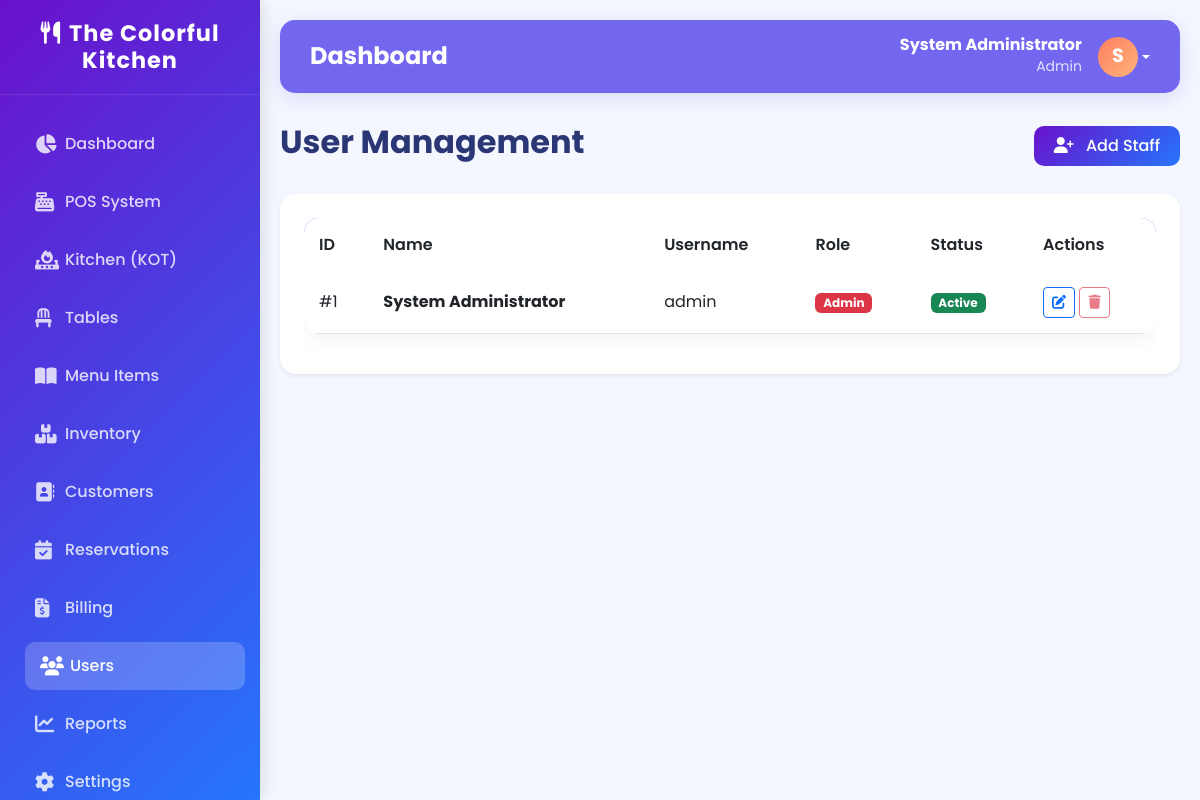
The app's page /modules/users/index.php (signed in) with its own data.
### tables this page shows
CREATE TABLE IF NOT EXISTS `settings` (
  `id` INT AUTO_INCREMENT PRIMARY KEY,
  `setting_key` VARCHAR(50) NOT NULL UNIQUE,
  `setting_value` TEXT
);

CREATE TABLE IF NOT EXISTS `users` (
  `id` INT AUTO_INCREMENT PRIMARY KEY,
  `username` VARCHAR(50) NOT NULL UNIQUE,
  `password_hash` VARCHAR(255) NOT NULL,
  `role` ENUM('Admin', 'Manager', 'Cashier', 'Waiter', 'Chef') NOT NULL,
  `full_name` VARCHAR(100) NOT NULL,
  `status` ENUM('Active', 'Inactive') DEFAULT 'Active',
  `created_at` TIMESTAMP DEFAULT CURRENT_TIMESTAMP
);

### modules/users/index.php (the view, shortened to what this page needs)
<?php
require_once '../../includes/db.php';
$users = $pdo->query("SELECT id, username, role, full_name, status, created_at FROM users")->fetchAll();
include '../../includes/header.php';
?>
<div class="d-flex justify-content-between align-items-center mb-4">
    <h2 class="fw-bold">User Management</h2>
    <button class="btn btn-primary-custom" data-bs-toggle="modal" data-bs-target="#addUserModal">
        <i class="fa-solid fa-user-plus me-2"></i> Add Staff
    </button>
</div>
<div class="card border-0 shadow-sm rounded-4">
    <div class="card-body p-4">
        <div class="table-responsive">
            <table class="table table-custom table-hover">
                <thead>
                    <tr>
                        <th>ID</th>
                        <th>Name</th>
                        <th>Username</th>
                        <th>Role</th>
                        <th>Status</th>
                        <th>Actions</th>
                    </tr>
                </thead>
                <tbody>
                    <?php foreach($users as $u): ?>
                        <tr>
                            <td>#<?= $u['id'] ?></td>
                            <td class="fw-bold"><?= htmlspecialchars($u['full_name']) ?></td>
                            <td><?= htmlspecialchars($u['username']) ?></td>
                            <td>
                                <?php
                                    $badge = 'bg-secondary';
                                    if($u['role'] == 'Admin') $badge = 'bg-danger';
                                ?>
                                <span class="badge <?= $badge ?>"><?= $u['role'] ?></span>
                            </td>
                            <td>
                                <?php if($u['status'] == 'Active'): ?>
                                    <span class="badge bg-success">Active</span>
                                <?php else: ?>
                                    <span class="badge bg-secondary">Inactive</span>
                                <?php endif; ?>
                            </td>
                            <td>
                                <button class="btn btn-sm btn-outline-primary" data-bs-toggle="modal" data-bs-target="#editUserModal<?= $u['id'] ?>"><i class="fa-solid fa-edit"></i></button>
                                <?php $can_delete = ($u['id'] != 1 && $u['id'] != $_SESSION['user_id']); ?>
                                <form method="POST" onsubmit="return confirm('Are you sure you want to delete this user?');" class="d-inline">
                                    <button type="submit" class="btn btn-sm btn-outline-danger" <?= $can_delete ? '' : 'disabled title="Cannot delete primary admin or your own account"' ?>><i class="fa-solid fa-trash"></i></button>
                                </form>
                            </td>
                        </tr>
                    <?php endforeach; ?>
                </tbody>
            </table>
        </div>
    </div>
</div>
<?php include '../../includes/footer.php'; ?>

### includes/sidebar.php
<?php
$current_page = basename($_SERVER['PHP_SELF']);
$current_dir = basename(dirname($_SERVER['PHP_SELF']));
$base_url = '/Restaurant';
$res_name_query = $pdo->query("SELECT setting_value FROM settings WHERE setting_key = 'restaurant_name'")->fetchColumn();
$display_restaurant_name = $res_name_query ? $res_name_query : 'Restaurant';
function isActive($dir, $page = null) {
    global $current_dir, $current_page;
    if ($page) {
        return ($current_dir == $dir && $current_page == $page) ? 'active' : '';
    }
    return ($current_dir == $dir) ? 'active' : '';
}
?>
<div class="sidebar">
    <div class="sidebar-header">
        <h3><i class="fa-solid fa-utensils me-2"></i><?= htmlspecialchars($display_restaurant_name) ?></h3>
    </div>
    <ul class="sidebar-menu">
        <li>
            <a href="<?= $base_url ?>/index.php" class="<?= isActive('Restaurant', 'index.php') ?>">
                <i class="fa-solid fa-chart-pie"></i> Dashboard
            </a>
        </li>
        <li>
            <a href="<?= $base_url ?>/modules/pos/index.php" class="<?= isActive('pos') ?>">
                <i class="fa-solid fa-cash-register"></i> POS System
            </a>
        </li>
        <li>
            <a href="<?= $base_url ?>/modules/kitchen/index.php" class="<?= isActive('kitchen') ?>">
                <i class="fa-solid fa-fire-burner"></i> Kitchen (KOT)
            </a>
        </li>
        <li>
            <a href="<?= $base_url ?>/modules/tables/index.php" class="<?= isActive('tables') ?>">
                <i class="fa-solid fa-chair"></i> Tables
            </a>
        </li>
        <li>
            <a href="<?= $base_url ?>/modules/menu/index.php" class="<?= isActive('menu') ?>">
                <i class="fa-solid fa-book-open"></i> Menu Items
            </a>
        </li>
        <li>
            <a href="<?= $base_url ?>/modules/inventory/index.php" class="<?= isActive('inventory') ?>">
                <i class="fa-solid fa-boxes-stacked"></i> Inventory
            </a>
        </li>
        <li>
            <a href="<?= $base_url ?>/modules/customers/index.php" class="<?= isActive('customers') ?>">
                <i class="fa-solid fa-address-book"></i> Customers
            </a>
        </li>
        <li>
            <a href="<?= $base_url ?>/modules/reservations/index.php" class="<?= isActive('reservations') ?>">
                <i class="fa-solid fa-calendar-check"></i> Reservations
            </a>
        </li>
        <li>
            <a href="<?= $base_url ?>/modules/billing/index.php" class="<?= isActive('billing') ?>">
                <i class="fa-solid fa-file-invoice-dollar"></i> Billing
            </a>
        </li>
        <li>
            <a href="<?= $base_url ?>/modules/users/index.php" class="<?= isActive('users') ?>">
                <i class="fa-solid fa-users"></i> Users
            </a>
        </li>
        <li>
            <a href="<?= $base_url ?>/modules/reports/index.php" class="<?= isActive('reports') ?>">
                <i class="fa-solid fa-chart-line"></i> Reports
            </a>
        </li>
        <li>
            <a href="<?= $base_url ?>/modules/settings/index.php" class="<?= isActive('settings') ?>">
                <i class="fa-solid fa-cog"></i> Settings
            </a>
        </li>
    </ul>
</div>

### assets/css/style.css (style rules this page uses)
:root { --primary-color: #ff7e5f; --secondary-color: #feb47b; --accent-color: #6a11cb; --accent-light: #2575fc; --bg-color: #f4f7fe; --text-color: #2b3674; --card-bg: #ffffff; --sidebar-width: 260px; }
body { font-family: 'Poppins', sans-serif; background-color: var(--bg-color); color: var(--text-color); overflow-x: hidden; }
.sidebar { width: var(--sidebar-width); position: fixed; top: 0; left: 0; height: 100vh; background: linear-gradient(135deg, var(--accent-color) 0%, var(--accent-light) 100%); color: white; z-index: 100; transition: all 0.3s ease; box-shadow: 4px 0 15px rgba(0,0,0,0.1); overflow-y: auto; }
.sidebar-header { padding: 20px; text-align: center; border-bottom: 1px solid rgba(255,255,255,0.1); }
.sidebar-header h3 { margin: 0; font-weight: 700; font-size: 1.4rem; letter-spacing: 1px; }
.sidebar-menu { padding: 20px 0; list-style: none; margin: 0; }
.sidebar-menu li { padding: 5px 20px; }
.sidebar-menu a { color: rgba(255,255,255,0.8); text-decoration: none; display: flex; align-items: center; padding: 12px 15px; border-radius: 10px; transition: all 0.3s; font-weight: 500; }
.sidebar-menu a:hover, .sidebar-menu a.active { background: rgba(255,255,255,0.2); color: white; transform: translateX(5px); }
.sidebar-menu a i { width: 30px; font-size: 1.2rem; }
.btn-primary-custom { background: linear-gradient(135deg, var(--accent-color) 0%, var(--accent-light) 100%); border: none; color: white; border-radius: 10px; padding: 8px 20px; font-weight: 500; }
.table-custom { background: white; border-radius: 15px; overflow: hidden; box-shadow: 0 5px 20px rgba(0,0,0,0.05); }
.table-custom thead { background-color: #7367F0; color: white; }
.table-custom th { border-bottom: none; font-weight: 600; padding: 15px; }
.table-custom td { padding: 15px; vertical-align: middle; }

### records on screen
settings: setting_value "The Colorful Kitchen"
users: id "1", full_name "System Administrator", username "admin", role "Admin", status "Active"

### other values on screen
$_SESSION['full_name'] "System Administrator"
$_SESSION['role'] "Admin"
substr($_SESSION['full_name'] ?? 'G', 0, 1) "S"
